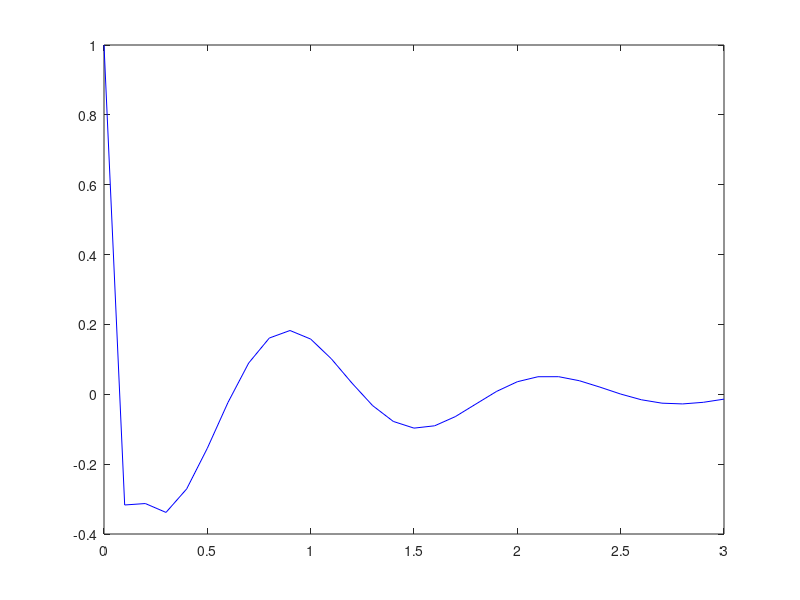

This chart was generated by the following MATLAB code: (Note: this script raises an error after producing the figure.)
clc
clear
close all

fc = @(t,y) -y -5*sin(5*t)*exp(-t);

%euler integrasyon

Tend= 3;
Tstep=0.1;

N=Tend/Tstep;
y(1)=1;

for n=1:N
    y(n+1)=Tstep*fc(n*Tstep,y(n));
end

t=0:Tstep:Tend;

plot(t,y,'b')
hold on
[t1,y1]=ode45(@func,[0,3],1)
plot(t1,y1,'r')
legend('Euler','ode45')

    